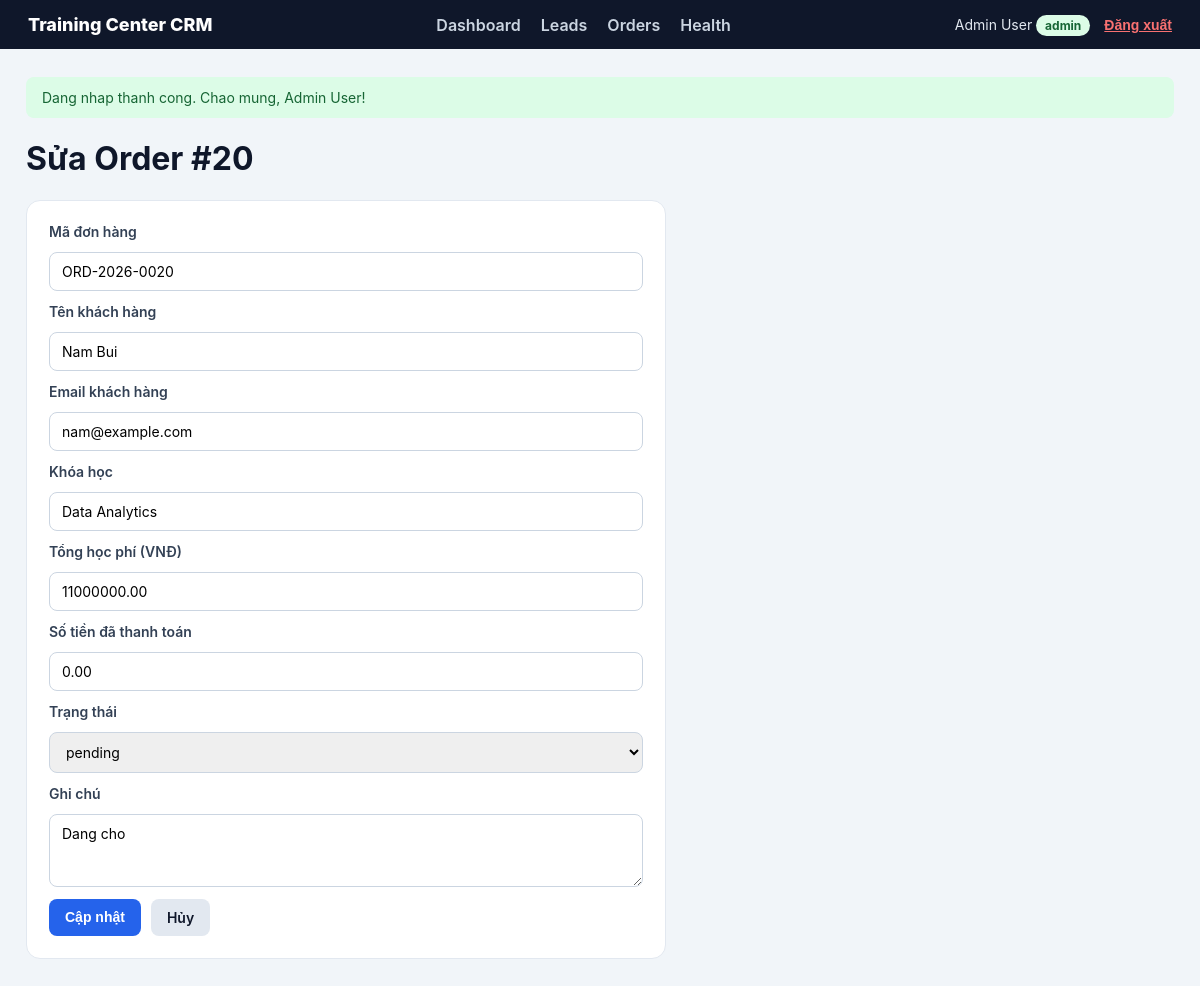
Page /orders/edit?id=20 (signed in) on the committed database.
### tables this page shows
CREATE TABLE orders (
  id              INT AUTO_INCREMENT PRIMARY KEY,
  order_code      VARCHAR(50)   NOT NULL,
  customer_name   VARCHAR(100)  NOT NULL,
  customer_email  VARCHAR(150)  NULL,
  course_name     VARCHAR(150)  NOT NULL,
  total_amount    DECIMAL(12,2) NOT NULL DEFAULT 0,
  paid_amount     DECIMAL(12,2) NOT NULL DEFAULT 0,
  status          ENUM('pending','paid','partial','cancelled') NOT NULL DEFAULT 'pending',
  note            TEXT NULL,
  lead_id         INT NULL,
  deleted_at      DATETIME NULL,
  created_at      DATETIME NOT NULL DEFAULT CURRENT_TIMESTAMP,
  updated_at      DATETIME NULL ON UPDATE CURRENT_TIMESTAMP,
  UNIQUE KEY uq_orders_code          (order_code),
  INDEX idx_orders_status            (status),
  INDEX idx_orders_created_at        (created_at),
  INDEX idx_orders_status_created    (status, created_at),
  INDEX idx_orders_customer_email    (customer_email),
  INDEX idx_orders_lead              (lead_id),
  INDEX idx_orders_deleted           (deleted_at)
);

### app/Core/helpers.php (called while the page is built, shortened)
<?php
function e(?string $v): string
{
    return htmlspecialchars((string)$v, ENT_QUOTES | ENT_SUBSTITUTE, 'UTF-8');
}
function render(string $view, array $data = [], string $layout = 'layouts/main'): void
{
    extract($data);
    require __DIR__ . '/../Views/' . $view . '.php';
}

### app/Controllers/OrderController.php (called while the page is built, shortened)
<?php
class OrderController
{
    public function edit(): void
    {
        $id    = (int)($_GET['id'] ?? 0);
        $order = $this->service->find($id);
        render('orders/edit', [
            'title'      => 'Sửa Order #' . $id,
            'order'      => $order,
            'errors'     => [],
            'old'        => $order,
            'statuses'   => $this->service->statuses(),
            'payMethods' => $this->service->payMethods(),
        ]);
    }
}

### public/index.php (called while the page is built, shortened)
<?php
require __DIR__ . '/../app/Core/helpers.php';
require __DIR__ . '/../app/Repositories/OrderRepository.php';
require __DIR__ . '/../app/Services/OrderService.php';
require __DIR__ . '/../app/Controllers/OrderController.php';
require __DIR__ . '/../app/Controllers/HealthController.php';
try {
    $dbConfig = require __DIR__ . '/../config/database.php';
    $pdo = Database::connect($dbConfig);
} catch (Throwable $e) {
    log_error('Database connection failed at bootstrap', $e);
    http_response_code(500);
    echo '<h1>503 Service Unavailable</h1><p>Hệ thống tạm thời không khả dụng. Vui lòng thử lại sau.</p>';
    exit;
}
$userRepo  = new UserRepository($pdo);
$leadRepo  = new LeadRepository($pdo);
$orderRepo = new OrderRepository($pdo);
$authService  = new AuthService($userRepo);
$leadService  = new LeadService($leadRepo);
$orderService = new OrderService($orderRepo);
$container = [
    HomeController::class       => new HomeController(),
    AuthController::class       => new AuthController($authService),
    DashboardController::class  => new DashboardController($leadRepo, $orderRepo),
    LeadController::class       => new LeadController($leadService),
    OrderController::class      => new OrderController($orderService),
    PublicLeadController::class => new PublicLeadController($leadService),
    HealthController::class     => new HealthController(),
];
$router = new Router();
$router->get('/',        [HomeController::class, 'index']);
$router->get('/health',  [HealthController::class, 'index']);
$router->get('/login',   [AuthController::class, 'login']);
$router->post('/login',  [AuthController::class, 'handleLogin']);
$router->post('/logout', [AuthController::class, 'logout']);
$router->get('/dashboard', [DashboardController::class, 'index']);
$router->get('/public-leads/create', [PublicLeadController::class, 'create']);
$router->post('/public-leads',       [PublicLeadController::class, 'store']);
$router->get('/leads',         [LeadController::class, 'index']);
$router->get('/leads/create',  [LeadController::class, 'create']);
$router->post('/leads/store',  [LeadController::class, 'store']);
$router->get('/leads/edit',    [LeadController::class, 'edit']);
$router->post('/leads/update', [LeadController::class, 'update']);
$router->post('/leads/delete', [LeadController::class, 'delete']);
$router->get('/orders',         [OrderController::class, 'index']);
$router->get('/orders/create',  [OrderController::class, 'create']);
$router->post('/orders/store',  [OrderController::class, 'store']);
$router->get('/orders/edit',    [OrderController::class, 'edit']);
$router->post('/orders/update', [OrderController::class, 'update']);
$router->post('/orders/delete', [OrderController::class, 'delete']);
$router->dispatch($_SERVER['REQUEST_METHOD'], $_SERVER['REQUEST_URI'], $container);

### app/Repositories/OrderRepository.php (called while the page is built, shortened)
<?php
class OrderRepository
{
    public function findById(int $id): ?array
    {
        $stmt = $this->db->prepare(
            "SELECT o.*, GROUP_CONCAT(p.amount ORDER BY p.paid_at) AS payment_amounts
             FROM orders o
             LEFT JOIN order_payments p ON p.order_id = o.id
             WHERE o.id = :id AND o.deleted_at IS NULL
             GROUP BY o.id
             LIMIT 1"
        );
        $stmt->execute(['id' => $id]);
        return $stmt->fetch() ?: null;
    }
}

### app/Services/OrderService.php (called while the page is built, shortened)
<?php
class OrderService
{
    public function find(int $id): ?array
    {
        return $this->repo->findById($id);
    }
}

### app/Views/orders/edit.php (the view, shortened to what this page needs)
<h1>Sửa Order #<?= e((string)($order['id'] ?? '')) ?></h1>
<form method="post" action="/orders/update" class="card form-card">
    <label>Mã đơn hàng</label>
    <input type="text" name="order_code" value="<?= e($old['order_code'] ?? $order['order_code']) ?>">
    <label>Tên khách hàng</label>
    <input type="text" name="customer_name" value="<?= e($old['customer_name'] ?? $order['customer_name']) ?>">
    <label>Email khách hàng</label>
    <input type="email" name="customer_email" value="<?= e($old['customer_email'] ?? $order['customer_email'] ?? '') ?>">
    <label>Khóa học</label>
    <input type="text" name="course_name" value="<?= e($old['course_name'] ?? $order['course_name']) ?>">
    <label>Tổng học phí (VNĐ)</label>
    <input type="number" name="total_amount" value="<?= e($old['total_amount'] ?? $order['total_amount']) ?>" min="0" step="1000">
    <label>Số tiền đã thanh toán</label>
    <input type="number" name="paid_amount" value="<?= e($old['paid_amount'] ?? $order['paid_amount']) ?>" min="0" step="1000">
    <label>Trạng thái</label>
    <select name="status">
        <?php foreach ($statuses as $s): ?>
            <option value="<?= e($s) ?>" <?= ($old['status'] ?? $order['status']) === $s ? 'selected' : '' ?>><?= e($s) ?></option>
        <?php endforeach; ?>
    </select>
    <label>Ghi chú</label>
    <textarea name="note" rows="3"><?= e($old['note'] ?? $order['note'] ?? '') ?></textarea>
    <div style="display:flex;gap:10px">
        <button type="submit" class="btn primary">Cập nhật</button>
        <a href="/orders" class="btn">Hủy</a>
    </div>
</form>

### public/assets/style.css (style rules this page uses)
* { box-sizing: border-box; }
body { margin: 0; font-family: -apple-system, "Segoe UI", Arial, sans-serif; background: #f1f5f9; color: #0f172a; }
.card { background: #fff; border: 1px solid #e2e8f0; border-radius: 14px; padding: 22px; margin-bottom: 20px; }
.form-card { max-width: 640px; display: grid; gap: 12px; }
label { font-weight: 600; font-size: 14px; color: #334155; }
input, select, textarea { width: 100%; padding: 10px 12px; border: 1px solid #cbd5e1; border-radius: 8px; font-family: inherit; font-size: 14px; }
.btn, button { display: inline-block; padding: 10px 16px; border-radius: 8px; border: 0; text-decoration: none; cursor: pointer; background: #e2e8f0; color: #0f172a; font-size: 14px; font-weight: 600; }
.btn.primary { background: #2563eb; color: #fff; }

### rows in the picture
orders: id "20", order_code "ORD-2026-0020", customer_name "Nam Bui", customer_email "nam@example.com", course_name "Data Analytics", total_amount "11000000.00", paid_amount "0.00", note "Dang cho"

### other values in the picture
$_SESSION['user_name'] "Admin User"
$_SESSION['user_role'] "admin"
$success "Dang nhap thanh cong. Chao mung, Admin User!"
form field status "pending"
